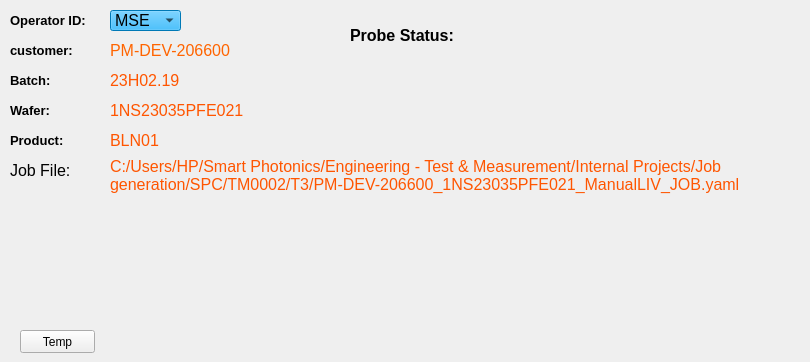
    <widget class="QWidget" name="tab_3">
     <attribute name="title">
      <string>SPC</string>
     </attribute>
     <widget class="QLabel" name="label_15">
      <property name="geometry">
       <rect>
        <x>10</x>
        <y>160</y>
        <width>71</width>
        <height>21</height>
       </rect>
      </property>
      <property name="font">
       <font>
        <family>Arial</family>
        <pointsize>12</pointsize>
        <weight>50</weight>
        <italic>false</italic>
        <bold>false</bold>
       </font>
      </property>
      <property name="text">
       <string>&lt;html&gt;&lt;head/&gt;&lt;body&gt;&lt;p&gt;&lt;span style=&quot; font-size:10pt; font-weight:600;&quot;&gt;Job File:&lt;/span&gt;&lt;/p&gt;&lt;/body&gt;&lt;/html&gt;</string>
      </property>
     </widget>
     <widget class="QLabel" name="label_16">
      <property name="geometry">
       <rect>
        <x>10</x>
        <y>130</y>
        <width>71</width>
        <height>21</height>
       </rect>
      </property>
      <property name="font">
       <font>
        <family>Arial</family>
        <pointsize>12</pointsize>
        <weight>50</weight>
        <italic>false</italic>
        <bold>false</bold>
       </font>
      </property>
      <property name="text">
       <string>&lt;html&gt;&lt;head/&gt;&lt;body&gt;&lt;p&gt;&lt;span style=&quot; font-size:10pt; font-weight:600;&quot;&gt;Product:&lt;/span&gt;&lt;/p&gt;&lt;/body&gt;&lt;/html&gt;</string>
      </property>
     </widget>
     <widget class="QComboBox" name="op_id_spc">
      <property name="geometry">
       <rect>
        <x>110</x>
        <y>10</y>
        <width>71</width>
        <height>21</height>
       </rect>
      </property>
      <property name="font">
       <font>
        <family>Arial</family>
        <pointsize>12</pointsize>
        <weight>50</weight>
        <italic>false</italic>
        <bold>false</bold>
       </font>
      </property>
      <property name="styleSheet">
       <string notr="true">background-color: rgb(0, 170, 255);</string>
      </property>
      <item>
       <property name="text">
        <string>MSE</string>
       </property>
      </item>
      <item>
       <property name="text">
        <string>EAN</string>
       </property>
      </item>
      <item>
       <property name="text">
        <string>ABI</string>
       </property>
      </item>
      <item>
       <property name="text">
        <string>JVP</string>
       </property>
      </item>
      <item>
       <property name="text">
        <string>JNP</string>
       </property>
      </item>
     </widget>
     <widget class="QLabel" name="label_25">
      <property name="geometry">
       <rect>
        <x>10</x>
        <y>70</y>
        <width>71</width>
        <height>21</height>
       </rect>
      </property>
      <property name="font">
       <font>
        <family>Arial</family>
        <pointsize>12</pointsize>
        <weight>50</weight>
        <italic>false</italic>
        <bold>false</bold>
       </font>
      </property>
      <property name="text">
       <string>&lt;html&gt;&lt;head/&gt;&lt;body&gt;&lt;p&gt;&lt;span style=&quot; font-size:10pt; font-weight:600;&quot;&gt;Batch:&lt;/span&gt;&lt;/p&gt;&lt;/body&gt;&lt;/html&gt;</string>
      </property>
     </widget>
     <widget class="QLabel" name="label_26">
      <property name="geometry">
       <rect>
        <x>10</x>
        <y>40</y>
        <width>71</width>
        <height>21</height>
       </rect>
      </property>
      <property name="font">
       <font>
        <family>Arial</family>
        <pointsize>12</pointsize>
        <weight>50</weight>
        <italic>false</italic>
        <bold>false</bold>
       </font>
      </property>
      <property name="text">
       <string>&lt;html&gt;&lt;head/&gt;&lt;body&gt;&lt;p&gt;&lt;span style=&quot; font-size:10pt; font-weight:600;&quot;&gt;customer:&lt;/span&gt;&lt;/p&gt;&lt;/body&gt;&lt;/html&gt;</string>
      </property>
     </widget>
     <widget class="QLabel" name="wafer_id_spc">
      <property name="geometry">
       <rect>
        <x>110</x>
        <y>100</y>
        <width>171</width>
        <height>21</height>
       </rect>
      </property>
      <property name="font">
       <font>
        <family>Arial</family>
        <pointsize>12</pointsize>
        <weight>50</weight>
        <italic>false</italic>
        <bold>false</bold>
       </font>
      </property>
      <property name="styleSheet">
       <string notr="true">color: rgb(255, 85, 0);</string>
      </property>
      <property name="text">
       <string>1NS23035PFE021</string>
      </property>
     </widget>
     <widget class="QLabel" name="job_id_spc">
      <property name="geometry">
       <rect>
        <x>110</x>
        <y>150</y>
        <width>691</width>
        <height>51</height>
       </rect>
      </property>
      <property name="font">
       <font>
        <family>Arial</family>
        <pointsize>12</pointsize>
        <weight>50</weight>
        <italic>false</italic>
        <bold>false</bold>
       </font>
      </property>
      <property name="styleSheet">
       <string notr="true">color: rgb(255, 85, 0);</string>
      </property>
      <property name="text">
       <string>C:/Users/HP/Smart Photonics/Engineering - Test &amp; Measurement/Internal Projects/Job generation/SPC/TM0002/T3/PM-DEV-206600_1NS23035PFE021_ManualLIV_JOB.yaml</string>
      </property>
      <property name="scaledContents">
       <bool>true</bool>
      </property>
      <property name="wordWrap">
       <bool>true</bool>
      </property>
     </widget>
     <widget class="QLabel" name="label_27">
      <property name="geometry">
       <rect>
        <x>10</x>
        <y>100</y>
        <width>71</width>
        <height>21</height>
       </rect>
      </property>
      <property name="font">
       <font>
        <family>Arial</family>
        <pointsize>12</pointsize>
        <weight>50</weight>
        <italic>false</italic>
        <bold>false</bold>
       </font>
      </property>
      <property name="text">
       <string>&lt;html&gt;&lt;head/&gt;&lt;body&gt;&lt;p&gt;&lt;span style=&quot; font-size:10pt; font-weight:600;&quot;&gt;Wafer:&lt;/span&gt;&lt;/p&gt;&lt;/body&gt;&lt;/html&gt;</string>
      </property>
     </widget>
     <widget class="QLabel" name="batch_id_spc">
      <property name="geometry">
       <rect>
        <x>110</x>
        <y>70</y>
        <width>171</width>
        <height>21</height>
       </rect>
      </property>
      <property name="font">
       <font>
        <family>Arial</family>
        <pointsize>12</pointsize>
        <weight>50</weight>
        <italic>false</italic>
        <bold>false</bold>
       </font>
      </property>
      <property name="styleSheet">
       <string notr="true">color: rgb(255, 85, 0);</string>
      </property>
      <property name="text">
       <string>23H02.19</string>
      </property>
     </widget>
     <widget class="QLabel" name="prod_id_spc">
      <property name="geometry">
       <rect>
        <x>110</x>
        <y>130</y>
        <width>171</width>
        <height>21</height>
       </rect>
      </property>
      <property name="font">
       <font>
        <family>Arial</family>
        <pointsize>12</pointsize>
        <weight>50</weight>
        <italic>false</italic>
        <bold>false</bold>
       </font>
      </property>
      <property name="styleSheet">
       <string notr="true">color: rgb(255, 85, 0);</string>
      </property>
      <property name="text">
       <string>BLN01</string>
      </property>
     </widget>
     <widget class="QLabel" name="cust_id_spc">
      <property name="geometry">
       <rect>
        <x>110</x>
        <y>40</y>
        <width>131</width>
        <height>21</height>
       </rect>
      </property>
      <property name="font">
       <font>
        <family>Arial</family>
        <pointsize>12</pointsize>
        <weight>50</weight>
        <italic>false</italic>
        <bold>false</bold>
       </font>
      </property>
      <property name="styleSheet">
       <string notr="true">color: rgb(255,100, 0);</string>
      </property>
      <property name="text">
       <string>PM-DEV-206600</string>
      </property>
      <property name="wordWrap">
       <bool>false</bool>
      </property>
     </widget>
     <widget class="QLabel" name="label_28">
      <property name="geometry">
       <rect>
        <x>10</x>
        <y>10</y>
        <width>81</width>
        <height>21</height>
       </rect>
      </property>
      <property name="font">
       <font>
        <family>Arial</family>
        <pointsize>12</pointsize>
        <weight>50</weight>
        <italic>false</italic>
        <bold>false</bold>
       </font>
      </property>
      <property name="text">
       <string>&lt;html&gt;&lt;head/&gt;&lt;body&gt;&lt;p&gt;&lt;span style=&quot; font-size:10pt; font-weight:600;&quot;&gt;Operator ID:&lt;/span&gt;&lt;/p&gt;&lt;/body&gt;&lt;/html&gt;</string>
      </property>
     </widget>
     <widget class="QLabel" name="label_33">
      <property name="geometry">
       <rect>
        <x>350</x>
        <y>20</y>
        <width>111</width>
        <height>31</height>
       </rect>
      </property>
      <property name="font">
       <font>
        <family>Arial</family>
        <pointsize>12</pointsize>
        <weight>50</weight>
        <italic>false</italic>
        <bold>false</bold>
       </font>
      </property>
      <property name="text">
       <string>&lt;html&gt;&lt;head/&gt;&lt;body&gt;&lt;p&gt;&lt;span style=&quot; font-size:12pt; font-weight:600;&quot;&gt;Probe Status: &lt;/span&gt;&lt;/p&gt;&lt;/body&gt;&lt;/html&gt;</string>
      </property>
     </widget>
     <widget class="QLabel" name="stat_probe">
      <property name="geometry">
       <rect>
        <x>460</x>
        <y>20</y>
        <width>161</width>
        <height>31</height>
       </rect>
      </property>
      <property name="font">
       <font>
        <family>Arial</family>
        <pointsize>12</pointsize>
        <weight>50</weight>
        <italic>false</italic>
        <bold>false</bold>
       </font>
      </property>
      <property name="styleSheet">
       <string notr="true"/>
      </property>
      <property name="text">
       <string/>
      </property>
      <property name="wordWrap">
       <bool>false</bool>
      </property>
     </widget>
     <widget class="QPushButton" name="tec_btn">
      <property name="geometry">
       <rect>
        <x>20</x>
        <y>330</y>
        <width>75</width>
        <height>23</height>
       </rect>
      </property>
      <property name="text">
       <string>Temp</string>
      </property>
     </widget>
     <widget class="QLabel" name="temp_tec">
      <property name="geometry">
       <rect>
        <x>110</x>
        <y>330</y>
        <width>131</width>
        <height>21</height>
       </rect>
      </property>
      <property name="font">
       <font>
        <family>Arial</family>
        <pointsize>12</pointsize>
        <weight>50</weight>
        <italic>false</italic>
        <bold>false</bold>
       </font>
      </property>
      <property name="styleSheet">
       <string notr="true">color: rgb(255,100, 0);</string>
      </property>
      <property name="text">
       <string/>
      </property>
      <property name="wordWrap">
       <bool>false</bool>
      </property>
     </widget>
    </widget>
